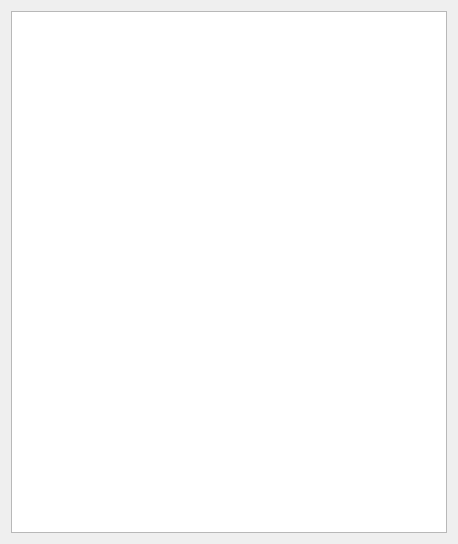
<?xml version="1.0" encoding="UTF-8"?>
<ui version="4.0">
 <class>HelpDialog</class>
 <widget class="QDialog" name="HelpDialog">
  <property name="geometry">
   <rect>
    <x>0</x>
    <y>0</y>
    <width>458</width>
    <height>544</height>
   </rect>
  </property>
  <property name="windowTitle">
   <string>Dialog</string>
  </property>
  <layout class="QVBoxLayout" name="verticalLayout">
   <item>
    <widget class="QTextBrowser" name="textBrowser"/>
   </item>
  </layout>
 </widget>
 <resources/>
 <connections/>
</ui>
